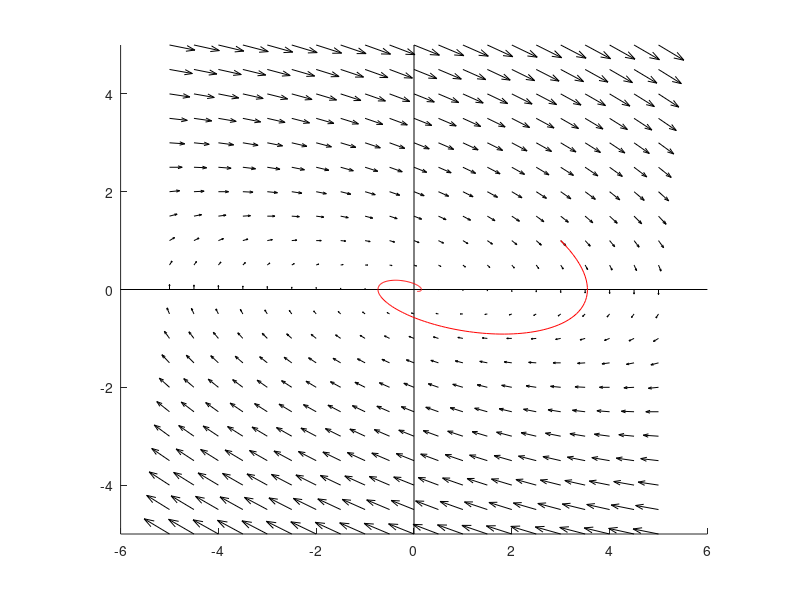

Recreate this plot in MATLAB.
clc
clear

% model parameters
m = 5;
k = 1;
x0 = 3;
v0 = 1;
c = 2;

% model equations
dxdt = @(x,v) v;
dvdt = @(x,v) (-k*x-c*v)/m;

% numerical solution with ode45
endtime = 20;
ts = 0:.1:endtime;
Z0 = [x0;v0];
odefun = @(t,Z) [ dxdt(Z(1),Z(2));
                  dvdt(Z(1),Z(2)) ];
[tsol,Zsol] = ode45(odefun,ts,Z0);

wall = -10;
coilamp = 3;
amp = .5;

clf
hold on
axis equal
xlim([-10 10]);
for nn = 1:numel(tsol)
    xpos = Zsol(nn,1);
    
    cla
    
    % drawing the spring
    a = wall; b = xpos-1;
    Nturns = 15;
    ts = linspace(-pi/2,Nturns*2*pi+pi/2,1000);
    xs = ts + coilamp*sin(ts);
    xs = a+(b-a)*(xs-(-pi/2-coilamp))/(Nturns*2*pi + pi+2*coilamp);
    ys = amp*sin(ts+pi/2);
    plot(xs,ys,'k');
    
    hold on
    patch(xpos+[-1 1 1 -1],[-1 -1 1 1],'k');
    title( sprintf('Time = %0.1f',tsol(nn)) );
    pause(.03);
end

%% phase portrait code goes here!


clf
hold on
axis equal
% draw axes
plot([-6 6], [0 0], 'k');
plot([0 0], [-5 5], 'k');
xlim([-6 6]);
ylim([-5 5]);
% draw arrows
[x, v] = meshgrid([-5:0.5:5], [-5:0.5:5]);
quiver(x, v, dxdt(x,v), dvdt(x,v), 'k');
% draw trajectory
plot(Zsol(:, 1), Zsol(:, 2), 'r');

